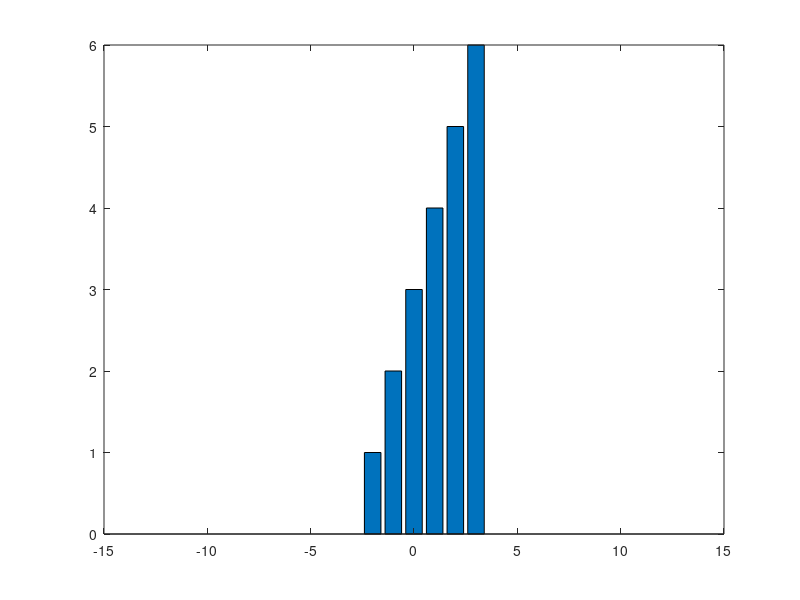
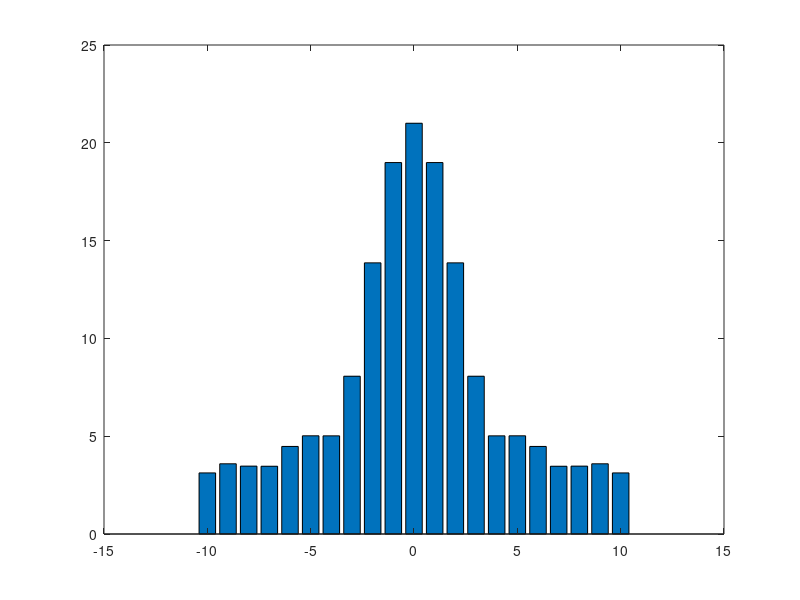
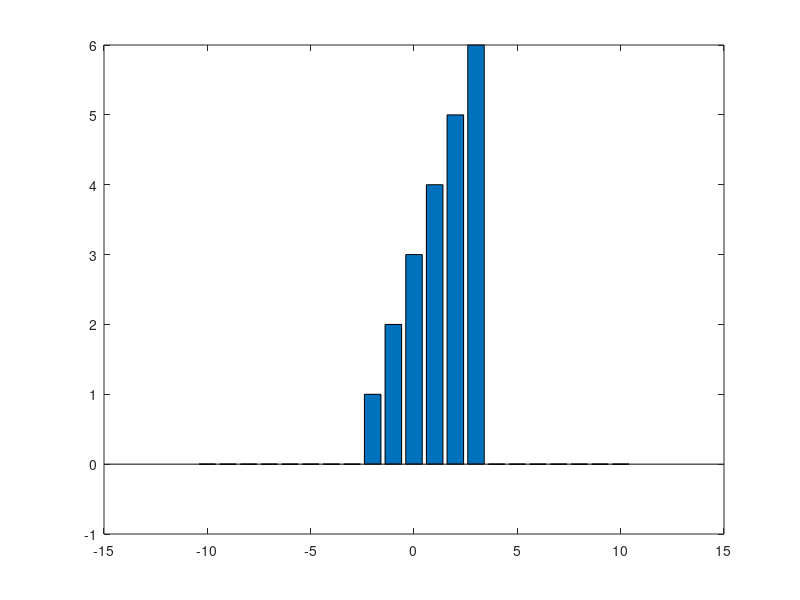
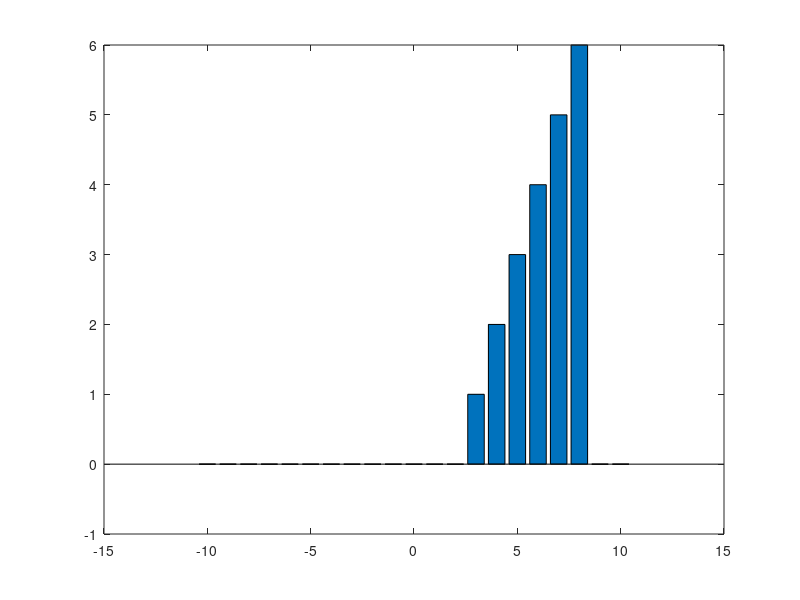

MATLAB code for these plots, in order:
clear all
close all

Np = 21;
Ni = -(Np-1)/2;
Nf = -Ni;
no = (Np+1)/2;
n = (Ni:1:Nf);
k = (Ni:1:Nf);
x = n*0;
y = x;

x(no) = 1;

nt = 6
for u = 1:nt
x(no-nt/2+u) = u;
end



figure(1)
bar(n,x)
%figure(2)
%bar(n,y)

for u = 1:Np
    X(u) = sum(x.*exp(-i*2*pi*k(u)*n./Np));
end

m1 = 5;
m2 = 10;
m3 = 15;

Y1 = X.*exp(-i*2*pi*k*m1./Np);
Y2 = X.*exp(-i*2*pi*k*m2./Np);
Y3 = X.*exp(-i*2*pi*k*m3./Np);

for p = 1:Np
    xi(p) = (1/Np)*sum(X.*exp(i*2*pi*k*n(p)./Np));
    yi1(p) = (1/Np)*sum(Y1.*exp(i*2*pi*k*n(p)./Np));
    yi2(p) = (1/Np)*sum(Y2.*exp(i*2*pi*k*n(p)./Np));
    yi3(p) = (1/Np)*sum(Y3.*exp(i*2*pi*k*n(p)./Np));
end
 figure(2)
 bar(k,abs(X))
figure(3)
bar(n,real(xi))
figure(4)
bar(n,real(yi1))
figure(5)
bar(n,real(yi2))
figure(6)
bar(n,real(yi3))
 